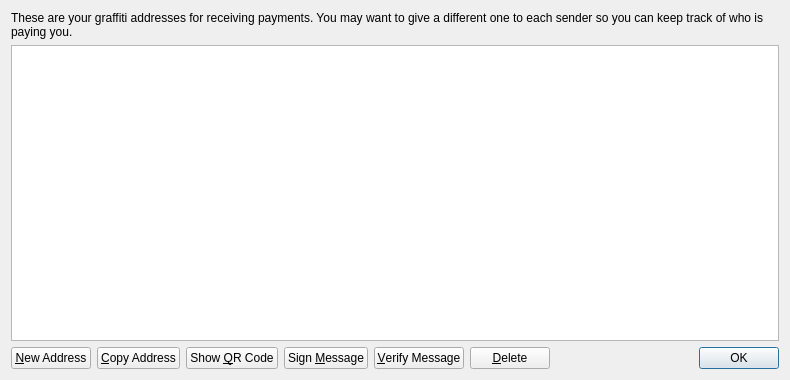
<?xml version="1.0" encoding="UTF-8"?>
<ui version="4.0">
 <class>AddressBookPage</class>
 <widget class="QWidget" name="AddressBookPage">
  <property name="geometry">
   <rect>
    <x>0</x>
    <y>0</y>
    <width>790</width>
    <height>380</height>
   </rect>
  </property>
  <property name="windowTitle">
   <string>Address Book</string>
  </property>
  <layout class="QVBoxLayout" name="verticalLayout">
   <item>
    <widget class="QLabel" name="labelExplanation">
     <property name="text">
      <string>These are your graffiti addresses for receiving payments. You may want to give a different one to each sender so you can keep track of who is paying you.</string>
     </property>
     <property name="textFormat">
      <enum>Qt::PlainText</enum>
     </property>
     <property name="wordWrap">
      <bool>true</bool>
     </property>
    </widget>
   </item>
   <item>
    <widget class="QTableView" name="tableView">
     <property name="contextMenuPolicy">
      <enum>Qt::CustomContextMenu</enum>
     </property>
     <property name="toolTip">
      <string>Double-click to edit address or label</string>
     </property>
     <property name="tabKeyNavigation">
      <bool>false</bool>
     </property>
     <property name="alternatingRowColors">
      <bool>true</bool>
     </property>
     <property name="selectionMode">
      <enum>QAbstractItemView::SingleSelection</enum>
     </property>
     <property name="selectionBehavior">
      <enum>QAbstractItemView::SelectRows</enum>
     </property>
     <property name="sortingEnabled">
      <bool>true</bool>
     </property>
     <attribute name="verticalHeaderVisible">
      <bool>false</bool>
     </attribute>
    </widget>
   </item>
   <item>
    <layout class="QHBoxLayout" name="horizontalLayout">
     <item>
      <widget class="QPushButton" name="newAddressButton">
       <property name="toolTip">
        <string>Create a new address</string>
       </property>
       <property name="text">
        <string>&amp;New Address</string>
       </property>
       <property name="icon">
        <iconset resource="../bitcoin.qrc">
         <normaloff>:/icons/add</normaloff>:/icons/add</iconset>
       </property>
      </widget>
     </item>
     <item>
      <widget class="QPushButton" name="copyToClipboard">
       <property name="toolTip">
        <string>Copy the currently selected address to the system clipboard</string>
       </property>
       <property name="text">
        <string>&amp;Copy Address</string>
       </property>
       <property name="icon">
        <iconset resource="../bitcoin.qrc">
         <normaloff>:/icons/editcopy</normaloff>:/icons/editcopy</iconset>
       </property>
      </widget>
     </item>
     <item>
      <widget class="QPushButton" name="showQRCode">
       <property name="text">
        <string>Show &amp;QR Code</string>
       </property>
       <property name="icon">
        <iconset resource="../bitcoin.qrc">
         <normaloff>:/icons/qrcode</normaloff>:/icons/qrcode</iconset>
       </property>
      </widget>
     </item>
     <item>
      <widget class="QPushButton" name="signMessage">
       <property name="toolTip">
        <string>Sign a message to prove you own a graffiti address</string>
       </property>
       <property name="text">
        <string>Sign &amp;Message</string>
       </property>
       <property name="icon">
        <iconset resource="../bitcoin.qrc">
         <normaloff>:/icons/edit</normaloff>:/icons/edit</iconset>
       </property>
      </widget>
     </item>
     <item>
      <widget class="QPushButton" name="verifyMessage">
       <property name="toolTip">
        <string>Verify a message to ensure it was signed with a specified graffiti address</string>
       </property>
       <property name="text">
        <string>&amp;Verify Message</string>
       </property>
       <property name="icon">
        <iconset resource="../bitcoin.qrc">
         <normaloff>:/icons/transaction_0</normaloff>:/icons/transaction_0</iconset>
       </property>
      </widget>
     </item>
     <item>
      <widget class="QPushButton" name="deleteButton">
       <property name="toolTip">
        <string>Delete the currently selected address from the list</string>
       </property>
       <property name="text">
        <string>&amp;Delete</string>
       </property>
       <property name="icon">
        <iconset resource="../bitcoin.qrc">
         <normaloff>:/icons/remove</normaloff>:/icons/remove</iconset>
       </property>
      </widget>
     </item>
     <item>
      <spacer name="horizontalSpacer">
       <property name="orientation">
        <enum>Qt::Horizontal</enum>
       </property>
       <property name="sizeHint" stdset="0">
        <size>
         <width>40</width>
         <height>20</height>
        </size>
       </property>
      </spacer>
     </item>
     <item>
      <widget class="QDialogButtonBox" name="buttonBox">
       <property name="sizePolicy">
        <sizepolicy hsizetype="Maximum" vsizetype="Fixed">
         <horstretch>0</horstretch>
         <verstretch>0</verstretch>
        </sizepolicy>
       </property>
       <property name="standardButtons">
        <set>QDialogButtonBox::Ok</set>
       </property>
      </widget>
     </item>
    </layout>
   </item>
  </layout>
 </widget>
 <resources>
  <include location="../bitcoin.qrc"/>
 </resources>
 <connections/>
</ui>
